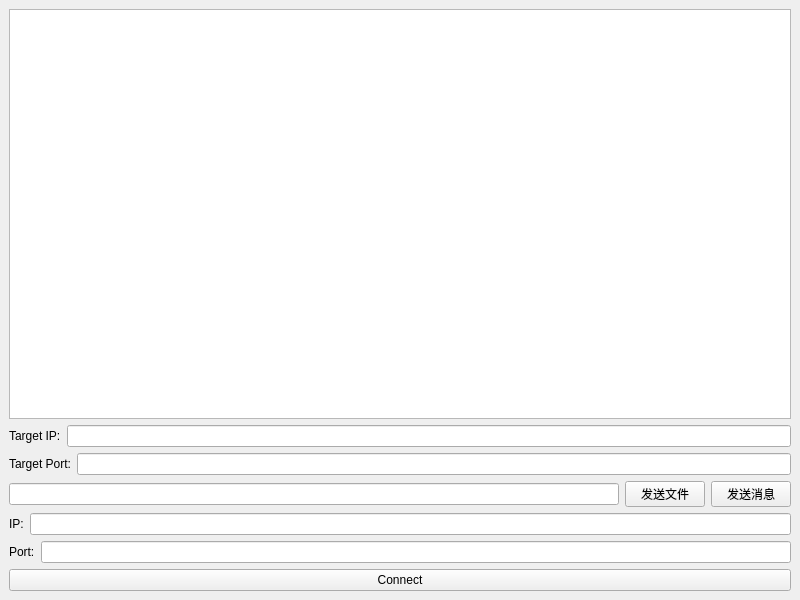
<?xml version="1.0" encoding="UTF-8"?>
<ui version="4.0">
 <class>MainWindow</class>
 <widget class="QMainWindow" name="MainWindow">
  <property name="geometry">
   <rect>
    <x>0</x>
    <y>0</y>
    <width>800</width>
    <height>600</height>
   </rect>
  </property>
  <property name="windowTitle">
   <string>MainWindow</string>
  </property>
  <widget class="QWidget" name="centralwidget">
   <layout class="QVBoxLayout" name="MainLayout">
    <item>
     <widget class="QTextBrowser" name="textArea"/>
    </item>
    <item>
     <layout class="QHBoxLayout" name="horizontalLayout_4">
      <item>
       <widget class="QLabel" name="label_2">
        <property name="text">
         <string>Target IP:</string>
        </property>
       </widget>
      </item>
      <item>
       <widget class="QLineEdit" name="targetIpEdit"/>
      </item>
     </layout>
    </item>
    <item>
     <layout class="QHBoxLayout" name="horizontalLayout_5">
      <item>
       <widget class="QLabel" name="label_2">
        <property name="text">
         <string>Target Port:</string>
        </property>
       </widget>
      </item>
      <item>
       <widget class="QLineEdit" name="targetPortEdit"/>
      </item>
     </layout>
    </item>
    <item>
     <layout class="QHBoxLayout" name="horizontalLayout2">
      <item>
       <widget class="QLineEdit" name="messageEdit"/>
      </item>
      <item>
       <widget class="QPushButton" name="sendFileButton">
        <property name="text">
         <string>发送文件</string>
        </property>
       </widget>
      </item>
      <item>
       <widget class="QPushButton" name="sendButton">
        <property name="text">
         <string>发送消息</string>
        </property>
       </widget>
      </item>
     </layout>
    </item>
    <item>
     <layout class="QHBoxLayout" name="horizontalLayout">
      <item>
       <widget class="QLabel" name="label2">
        <property name="text">
         <string>IP:</string>
        </property>
       </widget>
      </item>
      <item>
       <widget class="QLineEdit" name="ipEdit"/>
      </item>
     </layout>
    </item>
    <item>
     <layout class="QHBoxLayout" name="horizontalLayout">
      <item>
       <widget class="QLabel" name="label">
        <property name="text">
         <string>Port:</string>
        </property>
       </widget>
      </item>
      <item>
       <widget class="QLineEdit" name="portEdit"/>
      </item>
     </layout>
    </item>
    <item>
     <widget class="QPushButton" name="connectButton">
      <property name="text">
       <string>Connect</string>
      </property>
     </widget>
    </item>
   </layout>
  </widget>
 </widget>
 <resources/>
 <connections/>
</ui>
